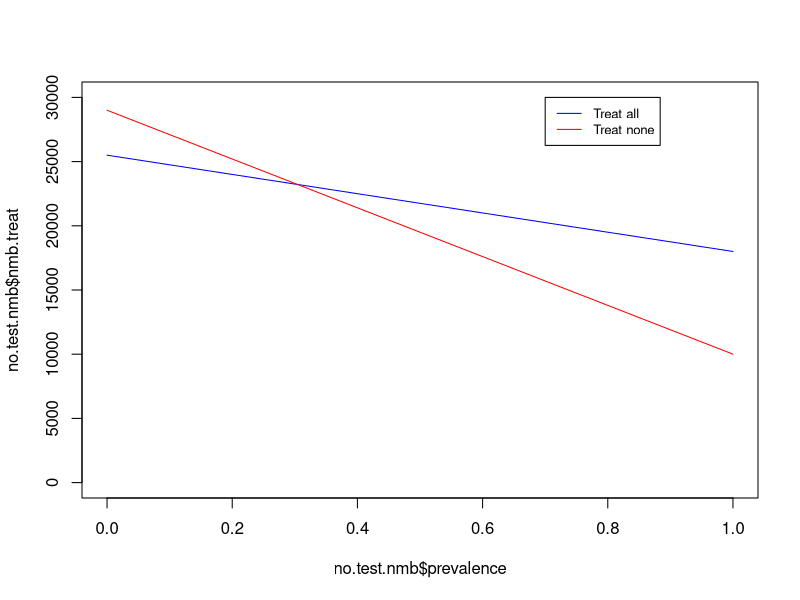
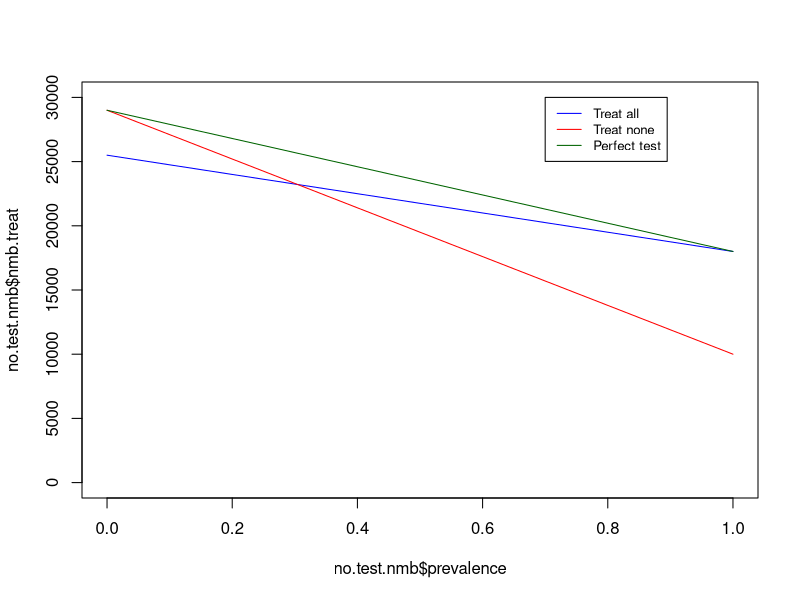
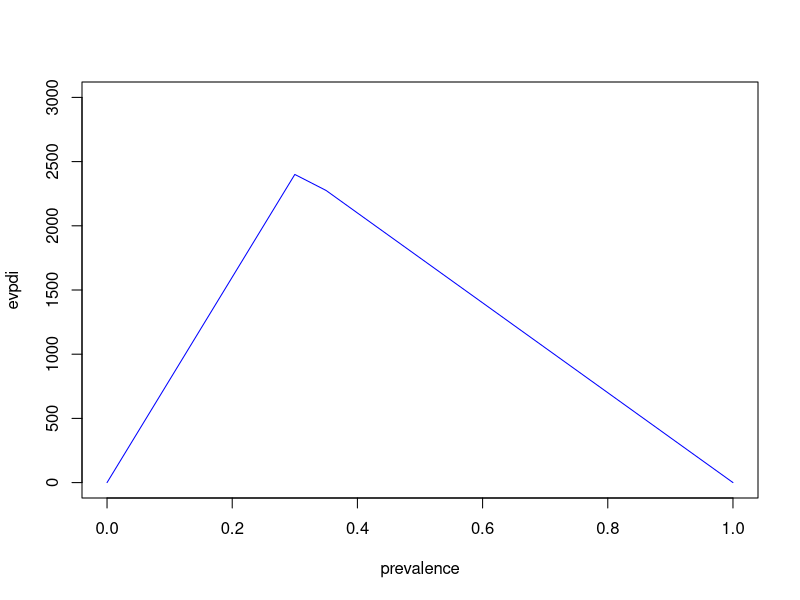
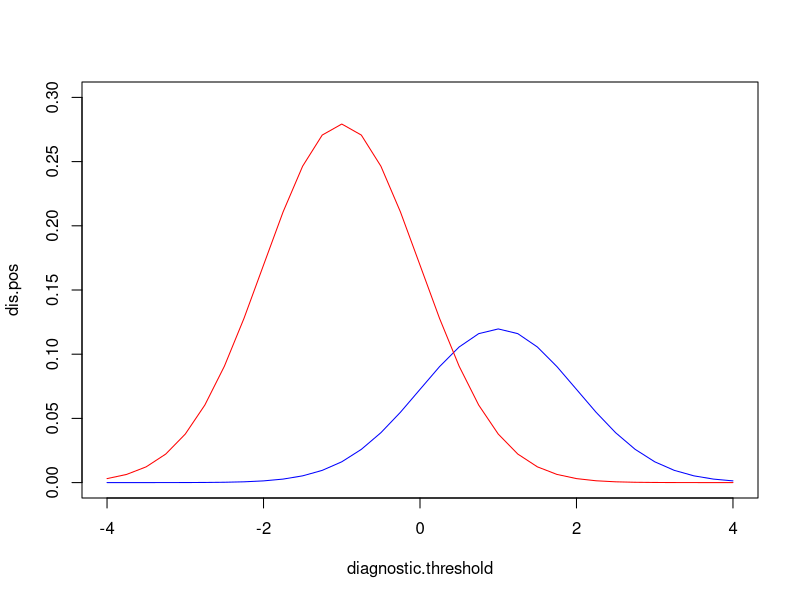
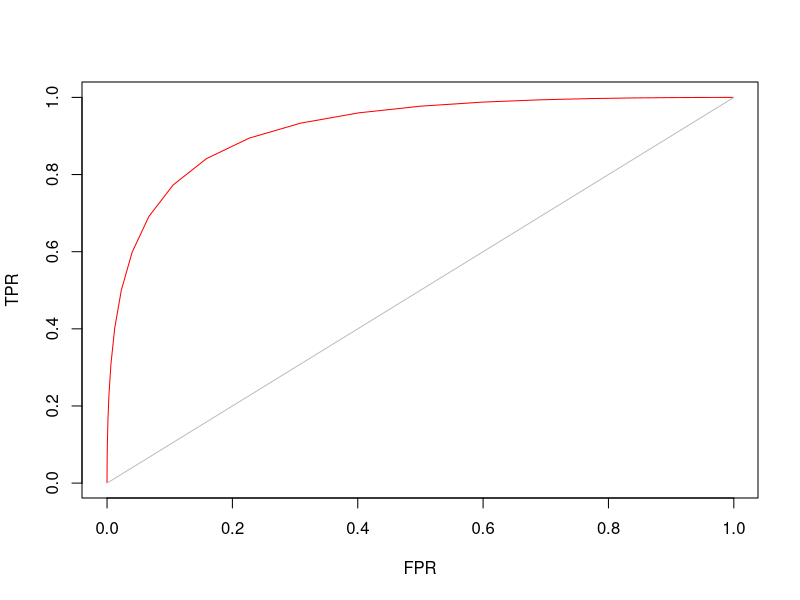
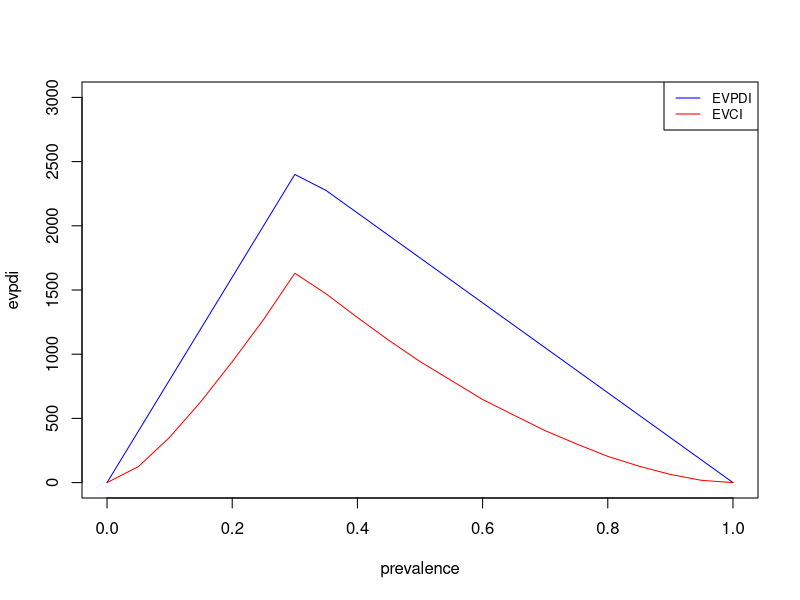
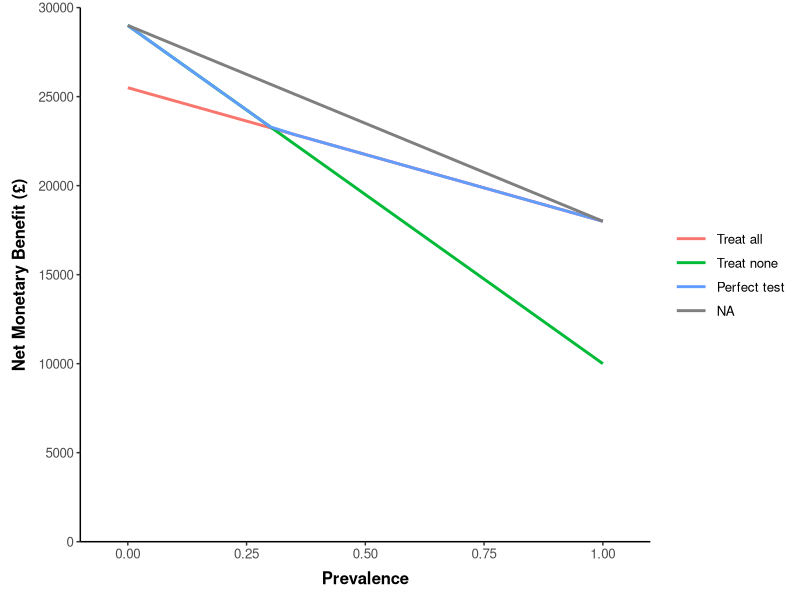
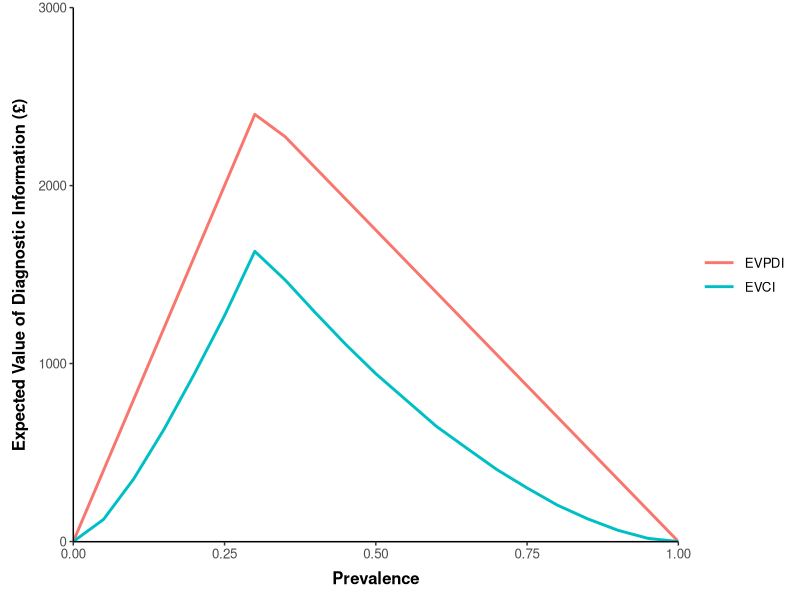

Generate these figures, in order, with R:
#  Decision Modelling for Health Economic Evaluation
#  Foundation Course Exercise 4: SOLUTIONS FILE
#  Authors: Jack Williams and Nichola Naylor 


#### Model Parameters #### 

lambda <- 30000 # This is our willingness to pay threshold
prevalence <- 0.3 # This is the prevalence of the condition

# Here are the outcomes, and the expected costs and QALYs for sick and healthy individuals, treated and not treated. 

outcome.names <- c("Sick per treated", "Sick person not treated", 
                   "Healthy person treated", "Health person not treated")
expected.cost <- c(6000, 5000, 3000, 1000)
expected.qaly <- c(0.8, 0.5, 0.95, 1)

# These parameters are combined into a data frame, with the NMB column left blank, to be calculated seperately.
parameter.values <- data.frame(outcome.names, expected.cost, expected.qaly,
                              nmb = NA)

# Estimate the NMB associted with each outcome status: 
parameter.values$nmb <- (expected.qaly * lambda) - expected.cost

# here you can see the expected costs, QALYs and NMB for each possible outcome
parameter.values


# Estimating costs and QALYs associated with treating all vs. treat none 

treat.cost <- prevalence * expected.cost[1] + (1 - prevalence) * expected.cost[3]
notreat.cost <- prevalence * expected.cost[2] + (1 - prevalence) * expected.cost[4]
treat.qaly <- prevalence * expected.qaly[1] + (1 - prevalence) * expected.qaly[3]
notreat.qaly <- prevalence * expected.qaly[2] + (1 - prevalence) * expected.qaly[4]

expected.values <- data.frame(strategy =  c("Treat all", "Treat none"),
                           expected.cost = c(treat.cost, notreat.cost), 
                           expected.qaly = c(treat.qaly, notreat.qaly), 
                           nmb = NA)

expected.values$nmb <- (expected.values$expected.qaly * lambda) - expected.values$expected.cost 

# You can view the expected cost, QALY and NMB values at the prevalence defined
expected.values



# Evaluate NMB across a range of prevalence values

## We can create a function to calcualte NMB for sick and healthy patients (across prevalence values)  
est.nmb <- function(prev, parameters = parameter.values, lam = lambda){
  
  # Treatment - look up correct costs and outcomes for treated

  cost.sick <-  parameters$expected.cost[1] 
  cost.healthy <-  parameters$expected.cost[3] 
  
  qaly.sick <-  parameters$expected.qaly[1] 
  qaly.healthy <-  parameters$expected.qaly[3] 
  
  cost.treat <- prev * cost.sick + (1-prev) * cost.healthy
  qaly.treat <- prev * qaly.sick + (1-prev) * qaly.healthy
  
  nmb.treat <- (qaly.treat * lam) - cost.treat
  
  # No treatment- look up correct costs and outcomes for not treated

  cost.sick <-  parameters$expected.cost[2] 
  cost.healthy <-  parameters$expected.cost[4] 
  
  qaly.sick <-  parameters$expected.qaly[2] 
  qaly.healthy <-  parameters$expected.qaly[4] 
  
  cost.notreat <- prev * cost.sick + (1-prev) * cost.healthy
  qaly.notreat <- prev * qaly.sick + (1-prev) * qaly.healthy
  
  nmb.notreat <- (qaly.notreat * lam) - cost.notreat
  
  return(data.frame(prevalence = prev, 
                    nmb.treat = nmb.treat, 
                    nmb.notreat = nmb.notreat))
}


## We can now estimate the NMB of treating or not treating at any prevalence 
# At a low prevalence (10%), NMB is higher for not treating
# But at higher prevalence NMB is higher for treating everyone
est.nmb(prev = 0.1)
est.nmb(prev = 0.4)

# Now pass a vector of prevalence values into the function
prevalence.vector <- seq(from = 0, to = 1, by = 0.05)

# estimate the NMB across prevalence values, and save this 
no.test.nmb <- est.nmb(prev = prevalence.vector)
no.test.nmb


# We can create a plot in base R to observe the results
# Note - we will be updating this plot in the next section
plot(no.test.nmb$prevalence, no.test.nmb$nmb.treat, type="l", col = "blue", ylim = c(0, 30000))
  lines(no.test.nmb$prevalence, no.test.nmb$nmb.notreat, col = "red")
  legend(0.7, 30000, legend=c("Treat all", "Treat none"), col=c("blue", "red"), 
         lty = 1, cex = 0.8)
  


#### Expected value of a perfect test ####

# In this example, we will assume that all sick patients are treated, and all healthy patients are not


est.nmb.perfect.test <- function(prev, parameters = parameter.values, lam = lambda){
  
  # Perfect test means sick is treated (i.e. row value 1 for expected values table)
  # whilst healthy is not treated (i.e. row value 4 from expected values table)
  # So we eliminate sick person not treated (row 2), and health person treated (row 3)
  
  cost.sick <-  parameters$expected.cost[1] 
  cost.healthy <-  parameters$expected.cost[4] 
  
  qaly.sick <-  parameters$expected.qaly[1] 
  qaly.healthy <-  parameters$expected.qaly[4] 
  
  cost <- prev * cost.sick + (1-prev) * cost.healthy
  qaly <- prev * qaly.sick + (1-prev) * qaly.healthy
  
  nmb.perfect <- (qaly * lam) - cost
  

  return(data.frame(prevalence = prev, 
                    nmb = nmb.perfect))
}

## Next, run the function and check the results 
  # First run the function with the 30% prevalence, then use the prevalence.values previously stored
  
est.nmb.perfect.test(prev = 0.1)
est.nmb.perfect.test(prev = prevalence.vector)

perfect.test.nmb <- est.nmb.perfect.test(prev = prevalence.vector)



## Compare the results of no.test.nmb (calculated using the est.nmb function) 
# and the perfect.test.nmb (calcualted from the est.nmb.perfect.test function)
no.test.nmb
perfect.test.nmb

## We can also plot the results of the these tables

plot(no.test.nmb$prevalence, no.test.nmb$nmb.treat, type="l", col = "blue", ylim = c(0, 30000))
lines(no.test.nmb$prevalence, no.test.nmb$nmb.notreat, col = "red")
lines(perfect.test.nmb$prevalence, perfect.test.nmb$nmb, col = "dark green")
legend(0.7, 30000, legend=c("Treat all", "Treat none", "Perfect test"), col=c("blue", "red", "dark green"), 
       lty = 1, cex = 0.8)


# Estimate the Expected Value of Perfect Diagnostic Information (EVPDI) 

# The EVPDI is the difference between the expected value of a perfect test and 
# the expected value of the optimal course of action (treat All or treat None) in the absence of a test.

# First, look again at the results of the NMB with no test available 
no.test.nmb

# Now we can use the apply function to derive the maximum NMB from each strategy, and add to current table
no.test.nmb$nmb.max <- apply(no.test.nmb[,2:3], 1, max)

## Now take a look at the current table, displaying the maximum NMB for each prevalence (without a test)
# We can compare this to the NMB with a perfect test

no.test.nmb
perfect.test.nmb


## We can now compare this to the values expected from a perfect test
evpdi <- perfect.test.nmb$nmb - no.test.nmb$nmb.max

# and create a data.frame to store the results
evpdi.table <- data.frame(prevalence = prevalence.vector, evpdi = evpdi)
evpdi.table

# We can create a simple plot of the expected value of perfect diagnostic information, by prevalence:
plot(evpdi.table, type="l", col = "blue", ylim = c(0, 3000))



#### Expected Value of Clinical Information (EVCI) from an (imperfect) diagnostic test ####

test.char <- c(positive.mean = 1, positive.sd = 1, 
               negative.mean = -1, negative.sd = 1)

# You can see the test characteristics here
test.char


# Set a range of diagnostic threshold values
diagnostic.threshold <- seq(from = -4, to = 4, by = 0.25)

# Diagnostic positive and negative values, at different diagnostic thresholds
# These are estimated using the normal distribution 
dis.pos <- prevalence * dnorm(diagnostic.threshold, mean = test.char[1], sd = test.char[2])
dis.neg <- (1 - prevalence) * dnorm(diagnostic.threshold, mean = test.char[3], sd = test.char[4])

biomarker.dist <- data.frame(diagnostic.threshold, dis.pos, dis.neg)

# We can view the table, and round to 4 decimal places to help view the numbers
round(biomarker.dist, 4)

# And here we can plot the numbers to re-create the video 
# (note we can use the data frame columns (biomarker.dist), or the vectors that formed the data frame)
plot(diagnostic.threshold, dis.pos, type="l", col = "blue", ylim = c(0, 0.3))
lines(diagnostic.threshold, dis.neg, col = "red")


## True Positive Rate and False Positive Rate 
TPR <- 1 - pnorm(diagnostic.threshold, test.char[1], test.char[2])
FPR <- 1 - pnorm(diagnostic.threshold, test.char[3], test.char[4])

# We can view these alongside the diagnostic thresholds 
positive.rate <- data.frame(diagnostic.threshold, TPR, FPR)


# Plot to view TPR and FPR (Receiver Operating Characteristic (ROC) curve)
plot(FPR, TPR, type="l", col = "red")
# and we can add a diagonal line too
lines(c(0,1),(c(0,1)), col = "grey")


#### Expected Value of Clinical Information #### 

# We can now estimate the number of true and false, negatives and positives 
true.pos <- prevalence * TPR 
false.neg <- prevalence * (1 - TPR) 
false.pos <- (1 - prevalence) * FPR 
true.neg <- (1 - prevalence) * (1 - FPR) 

# Table showing diagnostic accuracy of the imperfect test
diag.accuracy <- data.frame(true.pos, false.neg, false.pos, true.neg,
                            nmb.test = 0)

# Now combine the original NMB values (from parameter data frame) to estimate NMB as 
# a function of the diagnostic accuracy 
parameter.values$nmb 

# To combine the NMB payoff values with the diagnostic accuracy data, we first create a blank 
# vector to store the total NMB value at each diagnostic threshold
nmb.test.vec <- rep(0, length(diagnostic.threshold))

# Next, we can create a loop to multiply NMB payoffs with diagnostic accuracy, and save the sum of
# these values, at each diagnostic threshold
for(i in 1:length(diagnostic.threshold)){
  nmb.test.vec[i] <- sum(diag.accuracy[i,] * parameter.values$nmb)
}  

## Note: An alternative method is to write a function into apply      
nmb.test.vec <- apply(diag.accuracy, 1, function(x) sum(x * parameter.values$nmb))


# We can view the output of the calculation here
# This is the NMB associated with the imperfect diagnostic test
data.frame(diagnostic.threshold, nmb.test.vec)    

# We can add these results onto the diagnostic accuracy data.frame 
diag.accuracy$nmb <- nmb.test.vec


# Calculate the EVCI

# First, remind yourself of the est.nmb() function from earlier

est.nmb(prev = prevalence.vector)

# The est.evci function below calculates the diagnostic accuracy and associated NMB 
# of an imperfect test (similar to calculations above) and also estimates the NMB 
# in the absense of any test, to estimate the Expected Value of Clinical Information 
# The function also does this at different prevalence values (by passing the prevalence)
# to the function (indicated by 'prev' argument)

est.evci <- function(prev, diag = diagnostic.threshold, test = test.char, 
                     nmb.input = parameter.values$nmb, nmb.notest = no.test.nmb){

  # true and false positive rate
  TPR <- 1 - pnorm(diag, test[1], test[2])
  FPR <- 1 - pnorm(diag, test[3], test[4])
  
  # calculate nmb for diagnostic outcomes
  
  prev.matrix <- matrix(prev, nrow = length(TPR), ncol = length(prev), byrow = TRUE)
  colnames(prev.matrix) <- prev
  rownames(prev.matrix) <- diag
  
  true.pos.nmb <- TPR * nmb.input[1] * prev.matrix
  false.neg.nmb <- (1 - TPR)  * nmb.input[2] * prev.matrix
  false.pos.nmb <-  FPR * nmb.input[3]  * (1 - prev.matrix)
  true.neg.nmb <-  (1 - FPR) * nmb.input[4]  * (1 - prev.matrix)
    
  total.nmb.matrix <- true.pos.nmb + false.neg.nmb + false.pos.nmb + true.neg.nmb
  
  # get the max nmb for each prevalence value 
  
  max.nmb.test <- apply(total.nmb.matrix, 2, max) # this derives the maximum value from each column 
  
  nmb.notest <- est.nmb(prev = prev)
  
  max.nmb.notest <- apply(nmb.notest[,2:3], 1, max) # this derives the maximum value for each row (prevalence by rows in this table)
  
  evci <- data.frame(prev, 
                     nmb.notest = max.nmb.notest, 
                     nmb.imperfect.test = max.nmb.test,
                     evci = max.nmb.test - max.nmb.notest)
  
  return(evci)
    
}


# Try the est.EVCI at the 30% prevalence 
est.evci(prev = 0.3)


# Save the EVCI results across a range of prevalence
evci <- est.evci(prev = prevalence.vector)

# You can view the results using the round function 
round(evci, 2)


# We can create a plot of the EVCI compared to the EVPDI calculated earlier

plot(evpdi.table, type="l", col = "blue", ylim = c(0, 3000))
lines(evci$prev, evci$evci, col = "red")
legend("topright", legend=c("EVPDI", "EVCI"), col=c("blue", "red"), 
       lty = 1, cex = 0.8)





## ggplots code (for those interested)

library(reshape2)
library(ggplot2)

# NMB plot

nmb.plot.data <- cbind(no.test.nmb, perfect.test.nmb[,2])
colnames(nmb.plot.data) <- c("Prevalence", "Treat all", "Treat none", "Perfect test")
nmb.plot.data.long <- reshape2::melt(nmb.plot.data, id.vars = c("Prevalence"))

nmb.plot  <-  ggplot(nmb.plot.data.long) + 
  geom_line(aes(x=Prevalence, y=value, colour = variable), size=1) + 
  labs(x = "Prevalence", text = element_text(size=10)) + 
  labs(y = "Net Monetary Benefit (£)", text = element_text(size=10)) + theme_classic() +
  theme(legend.title = element_blank(), axis.title=element_text(face="bold"), 
        axis.title.x = element_text(margin = margin(t = 7, r = 0, b = 3, l = 0)), 
        axis.title.y = element_text(margin = margin(t = 0, r = 7, b = 0, l = 3)), 
        panel.grid.major = element_blank(), panel.grid.minor = element_blank(), 
        legend.key.width=unit(1.8,"line"), text = element_text(size=12)) + 
  scale_x_continuous(expand = c(0, 0.1)) + 
  scale_y_continuous(limits = c(0,30000), breaks=seq(0,30000,5000),  expand = c(0, 0))

nmb.plot


# EVDI plot

evci.plot.data <- cbind(evpdi.table, evci$evci)
colnames(evci.plot.data) <- c("Prevalence", "EVPDI", "EVCI") 
evci.plot.data.long <- reshape2::melt(evci.plot.data, id.vars = c("Prevalence"))

evdi.plot  <-  ggplot(evci.plot.data.long) + 
  geom_line(aes(x=Prevalence, y=value, colour=variable), size=1) + 
  labs(x = "Prevalence", text = element_text(size=10)) + 
  labs(y = "Expected Value of Diagnostic Information (£)", text = element_text(size=10)) + theme_classic() +
  theme(legend.title = element_blank(), axis.title=element_text(face="bold"), 
        axis.title.x = element_text(margin = margin(t = 7, r = 0, b = 3, l = 0)), 
        axis.title.y = element_text(margin = margin(t = 0, r = 7, b = 0, l = 3)), 
        panel.grid.major = element_blank(), panel.grid.minor = element_blank(), 
        legend.key.width=unit(1.8,"line"), text = element_text(size=12)) + 
  scale_x_continuous(expand = c(0, 0)) + 
  scale_y_continuous(limits = c(-1,3000), expand = c(0, 0))

evdi.plot



# Diagnostic threshold

head(biomarker.dist)
colnames(biomarker.dist) <- c("Diagnostic", "Disease Positive", "Disease Negative")
biomarker.dist.long <- reshape2::melt(biomarker.dist, id.vars = c("Diagnostic"))

diag.plot  <-  ggplot(biomarker.dist.long) + 
  geom_line(aes(x=Diagnostic, y=value, colour=variable), size=1) + 
  labs(x = "Diagnostic Threshold", text = element_text(size=10)) + 
  labs(y = "", text = element_text(size=10)) + theme_classic() +
  theme(legend.title = element_blank(), axis.title=element_text(face="bold"), 
        axis.title.x = element_text(margin = margin(t = 7, r = 0, b = 3, l = 0)), 
        axis.title.y = element_text(margin = margin(t = 0, r = 7, b = 0, l = 3)), 
        panel.grid.major = element_blank(), panel.grid.minor = element_blank(), 
        legend.key.width=unit(1.8,"line"), text = element_text(size=12)) + 
  scale_x_continuous(expand = c(0, 0.1)) 
  
diag.plot



# ROC plot 

roc.data <- data.frame(TPR, FPR)

roc.plot  <-  ggplot(roc.data) + 
  geom_line(aes(x=FPR, y=TPR), size=1) + 
  labs(x = "False Positive Rate (1-Specificity)", text = element_text(size=10)) + 
  labs(y = "True Positive Rate (Sensitivity)", text = element_text(size=10)) + theme_classic() +
  theme(legend.title = element_blank(), axis.title=element_text(face="bold"), 
        axis.title.x = element_text(margin = margin(t = 7, r = 0, b = 3, l = 0)), 
        axis.title.y = element_text(margin = margin(t = 0, r = 7, b = 0, l = 3)), 
        panel.grid.major = element_blank(), panel.grid.minor = element_blank(), 
        legend.key.width=unit(1.8,"line"), text = element_text(size=12)) + 
  scale_x_continuous(limits = c(0,1), breaks=seq(0,1,0.2), expand = c(0, 0.01)) + 
  scale_y_continuous(limits = c(0,1), breaks=seq(0,1,0.2), expand = c(0, 0.01))

roc.plot


